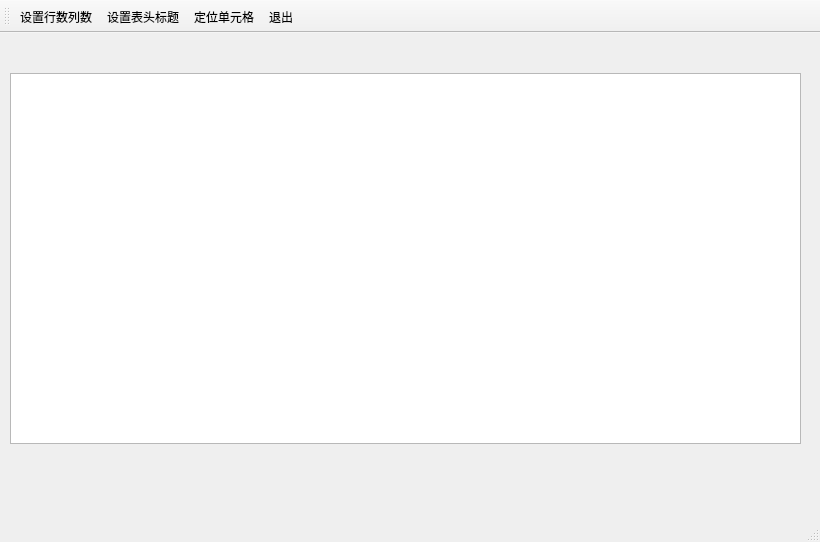
<?xml version="1.0" encoding="UTF-8"?>
<ui version="4.0">
 <class>MainWindow</class>
 <widget class="QMainWindow" name="MainWindow">
  <property name="geometry">
   <rect>
    <x>0</x>
    <y>0</y>
    <width>820</width>
    <height>542</height>
   </rect>
  </property>
  <property name="windowTitle">
   <string>MainWindow</string>
  </property>
  <widget class="QWidget" name="centralwidget">
   <widget class="QTableView" name="tableView">
    <property name="geometry">
     <rect>
      <x>10</x>
      <y>40</y>
      <width>791</width>
      <height>371</height>
     </rect>
    </property>
   </widget>
  </widget>
  <widget class="QMenuBar" name="menubar">
   <property name="geometry">
    <rect>
     <x>0</x>
     <y>0</y>
     <width>820</width>
     <height>24</height>
    </rect>
   </property>
  </widget>
  <widget class="QStatusBar" name="statusbar"/>
  <widget class="QToolBar" name="toolBar">
   <property name="windowTitle">
    <string>toolBar</string>
   </property>
   <property name="toolButtonStyle">
    <enum>Qt::ToolButtonTextUnderIcon</enum>
   </property>
   <attribute name="toolBarArea">
    <enum>TopToolBarArea</enum>
   </attribute>
   <attribute name="toolBarBreak">
    <bool>false</bool>
   </attribute>
   <addaction name="actTab_SetSize"/>
   <addaction name="actTab_SetHeader"/>
   <addaction name="actTab_Locate"/>
   <addaction name="actFile_Quit"/>
  </widget>
  <action name="actTab_SetSize">
   <property name="icon">
    <iconset resource="res.qrc">
     <normaloff>:/images/images/230.bmp</normaloff>:/images/images/230.bmp</iconset>
   </property>
   <property name="text">
    <string>设置行数列数</string>
   </property>
   <property name="toolTip">
    <string>设置表格行数列数</string>
   </property>
  </action>
  <action name="actTab_SetHeader">
   <property name="icon">
    <iconset resource="res.qrc">
     <normaloff>:/images/images/516.bmp</normaloff>:/images/images/516.bmp</iconset>
   </property>
   <property name="text">
    <string>设置表头标题</string>
   </property>
   <property name="toolTip">
    <string>设置表头标题</string>
   </property>
  </action>
  <action name="actFile_Quit">
   <property name="icon">
    <iconset resource="res.qrc">
     <normaloff>:/images/images/132.bmp</normaloff>:/images/images/132.bmp</iconset>
   </property>
   <property name="text">
    <string>退出</string>
   </property>
   <property name="toolTip">
    <string>退出本软件</string>
   </property>
  </action>
  <action name="actTab_Locate">
   <property name="icon">
    <iconset resource="res.qrc">
     <normaloff>:/images/images/304.bmp</normaloff>:/images/images/304.bmp</iconset>
   </property>
   <property name="text">
    <string>定位单元格</string>
   </property>
   <property name="toolTip">
    <string>定位到某个单元格</string>
   </property>
  </action>
 </widget>
 <resources>
  <include location="res.qrc"/>
 </resources>
 <connections>
  <connection>
   <sender>actFile_Quit</sender>
   <signal>triggered()</signal>
   <receiver>MainWindow</receiver>
   <slot>close()</slot>
   <hints>
    <hint type="sourcelabel">
     <x>-1</x>
     <y>-1</y>
    </hint>
    <hint type="destinationlabel">
     <x>409</x>
     <y>270</y>
    </hint>
   </hints>
  </connection>
 </connections>
</ui>
